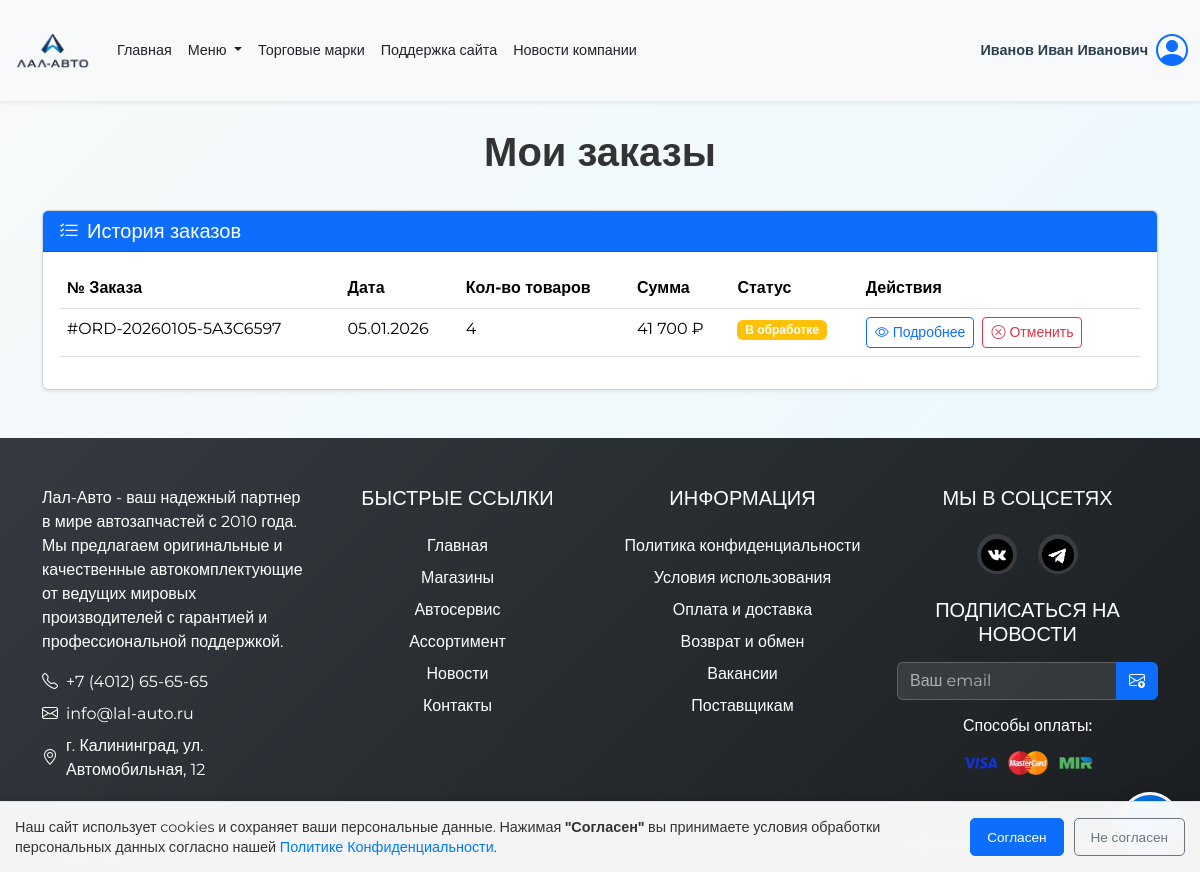
Page /includes/orders.php (signed in) on the earlier database version.
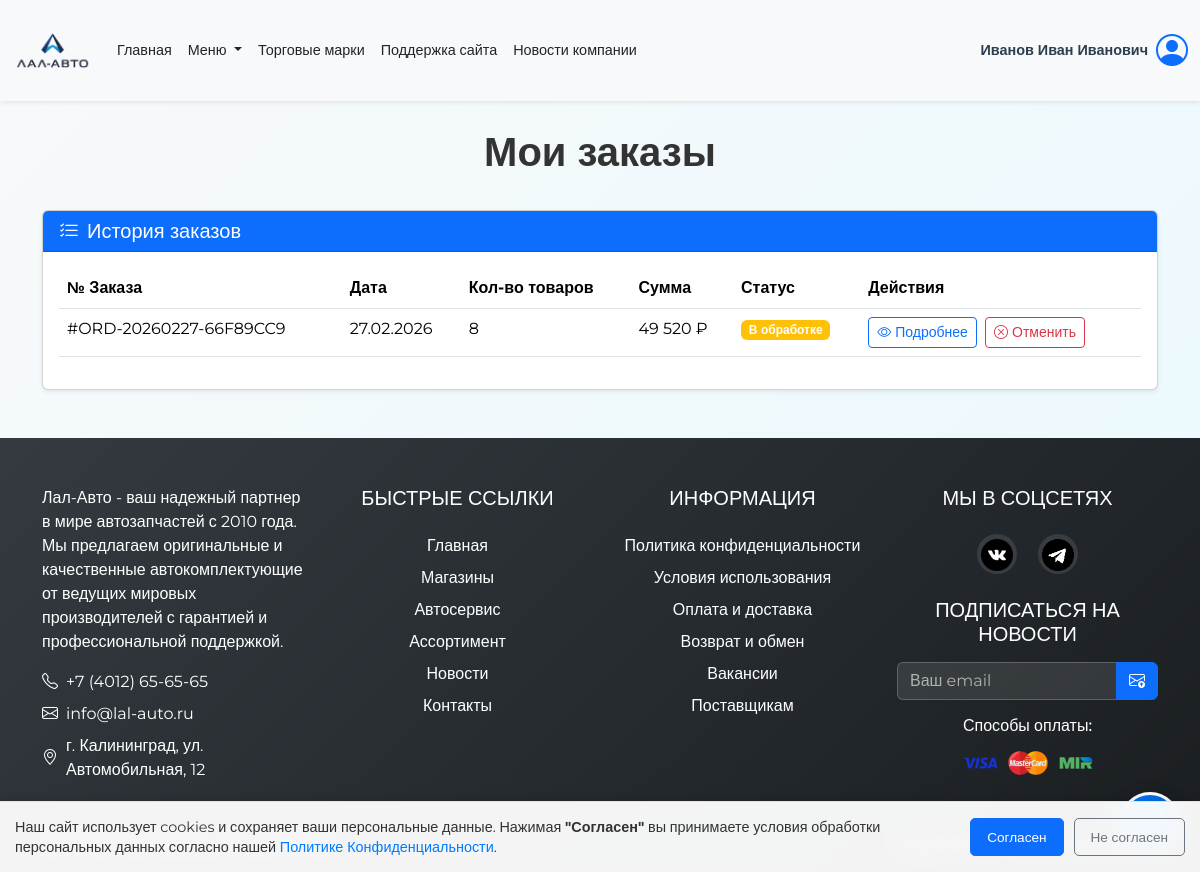
Same page on the later database version.
### tables this page shows
CREATE TABLE `orders` (
  `id` int(11) NOT NULL,
  `order_number` varchar(50) NOT NULL,
  `user_id` int(11) NOT NULL,
  `total_amount` decimal(10,2) NOT NULL,
  `status` enum('pending','processing','completed','cancelled') DEFAULT 'pending',
  `order_date` timestamp NULL DEFAULT CURRENT_TIMESTAMP,
  `shipping_address` text,
  `phone` varchar(20) DEFAULT NULL,
  `notes` text
);

### includes/orders.php (the view, shortened to what the changed rows need)
<?php
require_once("../config/link.php");
$orders = [];
$userId = null;
if (isset($_SESSION['user']))
{
    $username = $_SESSION['user'];
    $sql = "SELECT * FROM users WHERE CONCAT(surname_users, ' ', name_users, ' ', patronymic_users) = ? OR person_users = ?";
    $stmt = $conn->prepare($sql);
    if ($stmt)
    {
        $stmt->bind_param("ss", $username, $username);
        $stmt->execute();
        $result = $stmt->get_result();
        if ($result->num_rows > 0)
        {
            $userData = $result->fetch_assoc();
            $userId = $userData['id_users'] ?? 0;
        }
    }
}
if ($userId)
{
    $orderSql = "SELECT o.id, o.order_number, o.order_date, o.total_amount, o.status, o.shipping_address, o.phone, COUNT(oi.id) as items_count
    FROM orders o
    LEFT JOIN order_items oi ON o.id = oi.order_id
    WHERE o.user_id = ?
    GROUP BY o.id
    ORDER BY o.order_date DESC";
    $orderStmt = $conn->prepare($orderSql);
    if ($orderStmt)
    {
        $orderStmt->bind_param("i", $userId);
        $orderStmt->execute();
        $orderResult = $orderStmt->get_result();
        while ($row = $orderResult->fetch_assoc())
        {
            $orders[] = $row;
        }
    }
}
?>
<!DOCTYPE html>
<html lang="ru">
<head>
    <link rel="stylesheet" href="../css/bootstrap.min.css">
    <link rel="stylesheet" href="https://cdn.jsdelivr.net/npm/bootstrap-icons@1.11.1/font/bootstrap-icons.css">
    <link rel="stylesheet" href="../css/style.css">
    <link rel="stylesheet" href="../css/orders-styles.css">
</head>
<body>
<?php
    require_once("header.php");
?>
<div class="orders-container">
    <div class="container py-5">
        <div class="row">
            <div class="col-12">
                <h1 class="page-title mb-4">Мои заказы</h1>
                <div class="card shadow-sm">
                    <div class="card-body">
                        <?php
                        if (!empty($orders))
                        {
                        ?>
                            <div class="table-responsive">
                                <table class="table table-hover">
                                    <thead>
                                        <tr>
                                            <th>№ Заказа</th>
                                            <th>Дата</th>
                                            <th>Кол-во товаров</th>
                                            <th>Сумма</th>
                                            <th>Статус</th>
                                            <th>Действия</th>
                                        </tr>
                                    </thead>
                                    <tbody>
                                        <?php
                                        foreach ($orders as $order)
                                        {
                                        ?>
                                            <tr>
                                                <td>#<?= htmlspecialchars($order['order_number']) ?></td>
                                                <td><?= date('d.m.Y', strtotime($order['order_date'])) ?></td>
                                                <td><?= $order['items_count'] ?></td>
                                                <td><?= number_format($order['total_amount'], 0, ',', ' ') ?> ₽</td>
                                                <td>
                                                    <?php
                                                    $statusClass = '';
                                                    switch ($order['status']) {
                                                        case 'pending':
                                                            $statusClass = 'warning';
                                                            $statusText = 'В обработке';
                                                            break;
                                                    }
                                                    ?>
                                                    <span class="badge bg-<?= $statusClass ?>"><?= $statusText ?></span>
                                                </td>
                                                <td>
                                                    <a href="order_details.php?id=<?= $order['id'] ?>" class="btn btn-sm btn-outline-primary">
                                                        <i class="bi bi-eye me-1"></i>Подробнее
                                                    </a>
                                                    <?php
                                                    if ($order['status'] == 'pending' || $order['status'] == 'processing')
                                                    {
                                                    ?>
                                                        <form method="POST" class="d-inline-block ms-1">
                                                            <button type="submit" name="cancel_order" class="btn btn-sm btn-outline-danger"
                                                                    onclick="return confirm('Вы уверены, что хотите отменить заказ?')">
                                                                <i class="bi bi-x-circle me-1"></i>Отменить
                                                            </button>
                                                        </form>
                                                    <?php
                                                    }
                                                    ?>
                                                </td>
                                            </tr>
                                        <?php
                                        }
                                        ?>
                                    </tbody>
                                </table>
                            </div>
                        <?php
                        }
                        ?>
                    </div>
                </div>
            </div>
        </div>
    </div>
</div>
<?php
    require_once("footer.php");
?>
</body>
</html>

Differences in the rows shown:
removed orders: order_number "ORD-20260105-5A3C6597", order_date "05.01.2026", items_count "4", total_amount "41 700", status "В обработке"
added orders: order_number "ORD-20260227-66F89CC9", order_date "27.02.2026", items_count "8", total_amount "49 520", status "В обработке"
